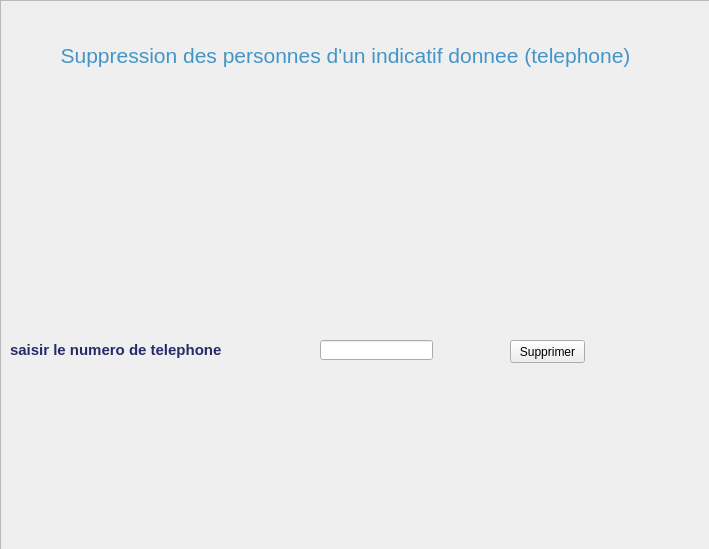
<?xml version="1.0" encoding="UTF-8"?>
<ui version="4.0">
 <class>wsp3</class>
 <widget class="QWidget" name="wsp3">
  <property name="geometry">
   <rect>
    <x>0</x>
    <y>0</y>
    <width>709</width>
    <height>549</height>
   </rect>
  </property>
  <property name="windowTitle">
   <string>Form</string>
  </property>
  <widget class="QLabel" name="label">
   <property name="geometry">
    <rect>
     <x>40</x>
     <y>40</y>
     <width>611</width>
     <height>31</height>
    </rect>
   </property>
   <property name="text">
    <string>&lt;html&gt;&lt;head/&gt;&lt;body&gt;&lt;p align=&quot;center&quot;&gt;&lt;span style=&quot; font-size:16pt; color:#4395c8;&quot;&gt;Suppression des personnes d'un indicatif donnee (telephone)&lt;/span&gt;&lt;/p&gt;&lt;/body&gt;&lt;/html&gt;</string>
   </property>
  </widget>
  <widget class="QFrame" name="frame">
   <property name="geometry">
    <rect>
     <x>0</x>
     <y>0</y>
     <width>1501</width>
     <height>671</height>
    </rect>
   </property>
   <property name="styleSheet">
    <string notr="true">background-image: url(im3.jpeg);</string>
   </property>
   <property name="frameShape">
    <enum>QFrame::StyledPanel</enum>
   </property>
   <property name="frameShadow">
    <enum>QFrame::Raised</enum>
   </property>
   <widget class="QLabel" name="label_2">
    <property name="geometry">
     <rect>
      <x>10</x>
      <y>340</y>
      <width>231</width>
      <height>20</height>
     </rect>
    </property>
    <property name="text">
     <string>&lt;html&gt;&lt;head/&gt;&lt;body&gt;&lt;p&gt;&lt;span style=&quot; font-size:11pt; font-weight:600; color:#272b6c;&quot;&gt;saisir le numero de telephone&lt;/span&gt;&lt;/p&gt;&lt;/body&gt;&lt;/html&gt;</string>
    </property>
   </widget>
   <widget class="QLineEdit" name="tel">
    <property name="geometry">
     <rect>
      <x>320</x>
      <y>340</y>
      <width>113</width>
      <height>20</height>
     </rect>
    </property>
   </widget>
   <widget class="QPushButton" name="supp3">
    <property name="geometry">
     <rect>
      <x>510</x>
      <y>340</y>
      <width>75</width>
      <height>23</height>
     </rect>
    </property>
    <property name="text">
     <string>Supprimer</string>
    </property>
   </widget>
  </widget>
  <zorder>frame</zorder>
  <zorder>label</zorder>
 </widget>
 <resources>
  <include location="resources.qrc"/>
 </resources>
 <connections/>
</ui>
